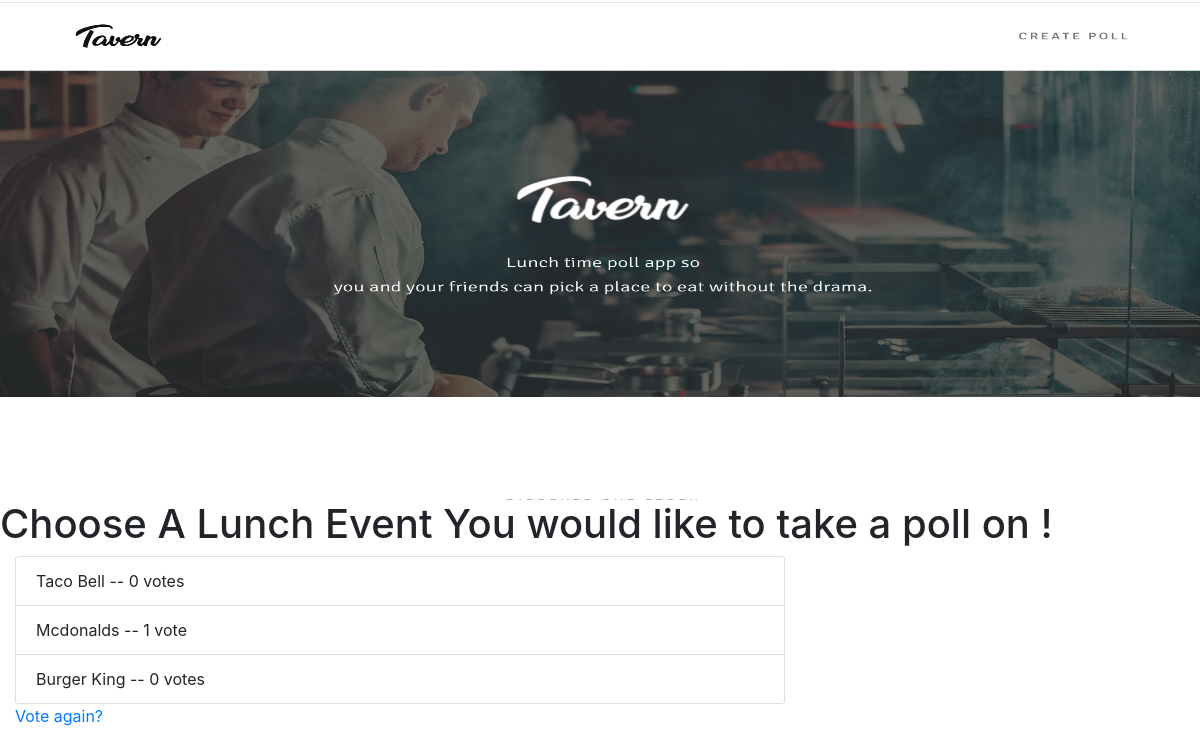
/1/results/, run on the app's committed database.
### tavern/models.py (models this page shows, shortened)
class Location(models.Model):
    lunch = models.ForeignKey('Lunch', on_delete=models.CASCADE)
    suggested_locations = models.CharField(max_length=100,  null=True)
    votes = models.IntegerField(default=0)

### tavern/views.py (the view)
# urls.py: path('<int:pk>/results/', views.Results.as_view(), name='results'),
class Results(TemplateView):
    template_name = "results.html"
    def get_context_data(self, **kwargs):
        lunch_pk = self.kwargs.get('pk')
        lunch = Lunch.objects.get(pk=lunch_pk)
        context = {
                'lunch': lunch
        }
        return context

### tavern/Templates/results.html
{% extends 'base.html' %}
{% block content %}
    <div class="col-md-8">
        <ul class="list-group">
            {% for location in lunch.location_set.all %}
                <li class="list-group-item">{{ location.suggested_locations }} -- {{ location.votes }} vote{{ location.votes|pluralize }}</li>
            {% endfor %}
        </ul>
    </div>
    <div class="col-md-4">
        <a href="{% url 'tavern:detail' lunch.id %}">Vote again?</a>
    </div>
{% endblock %}

### data on the page
Location: suggested_locations "Taco Bell", votes "0"
Location: suggested_locations "Mcdonalds", votes "1"
Location: suggested_locations "Burger King", votes "0"
